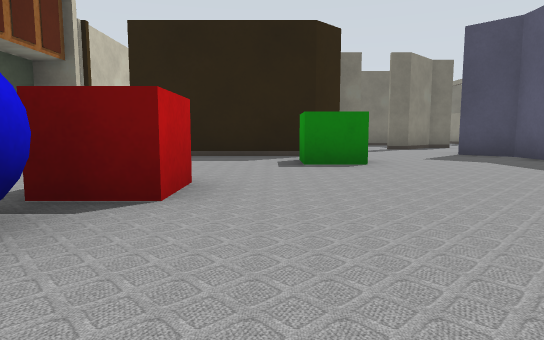
[1] (above)

17 first-person views from a walk through a robot-simulator world made for Gazebo. The camera is 0.5 m above the floor, tilts 6° down and sees 75° across. Floor lines are 1 m apart. The floor is counted in squares, 1 m on a side. Each view is taken from the middle of a square. On the plan, view 1 faces up. The plan holds only what a view shows up to about 9 squares ahead; the rest is blank. The place goes on beyond the plan. Some surface patterns are stand-ins.

[2]
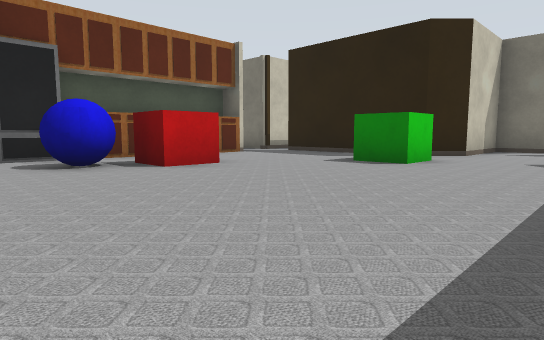

[3]
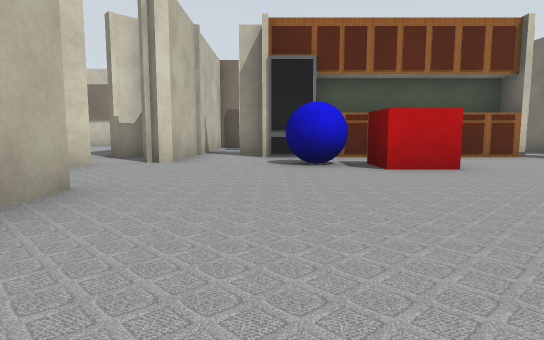

[4]
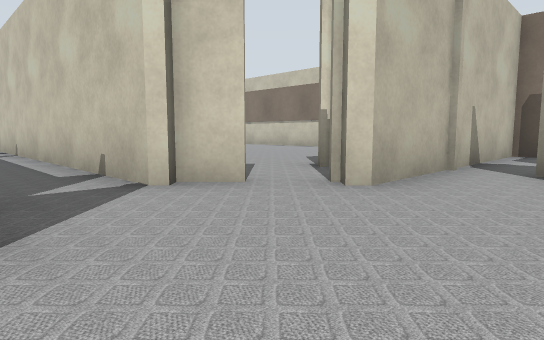

[5]
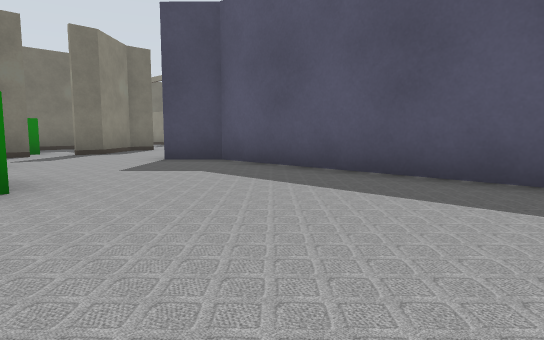

[6]
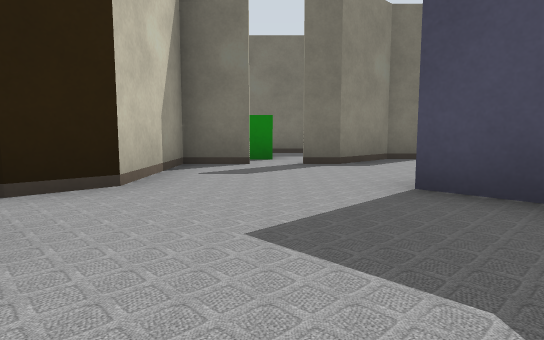

[7]
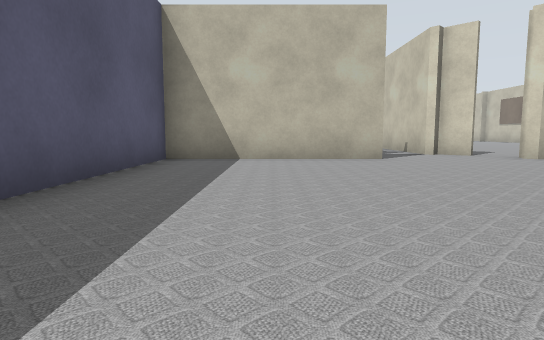

[8]
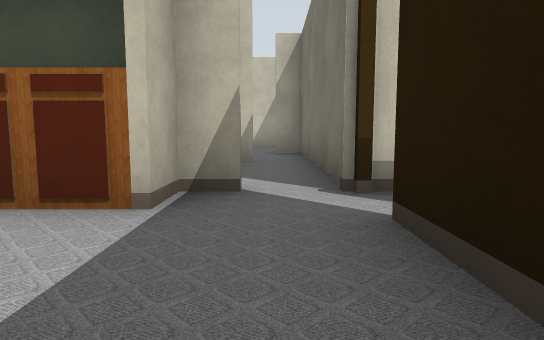

[9]
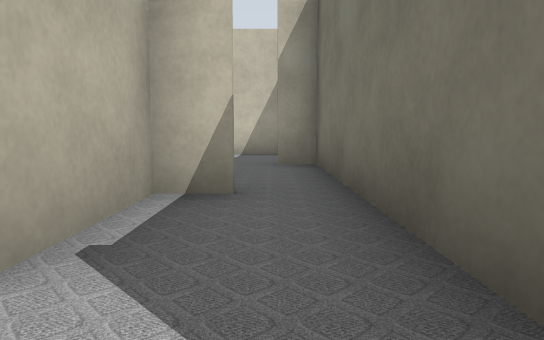

[10]
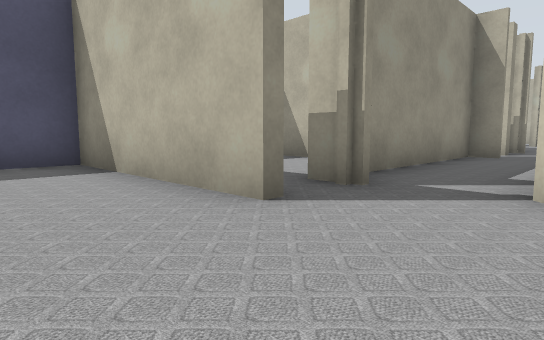

[11]
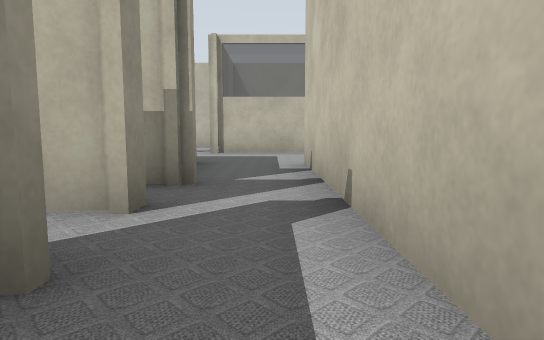

[12]
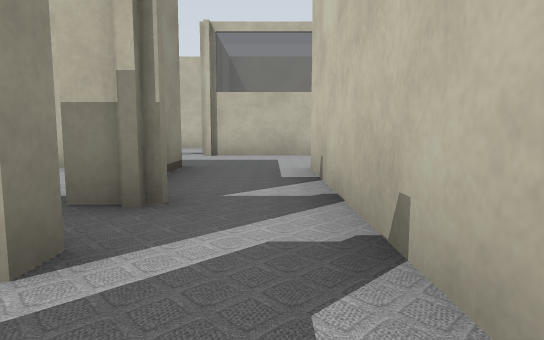

[13]
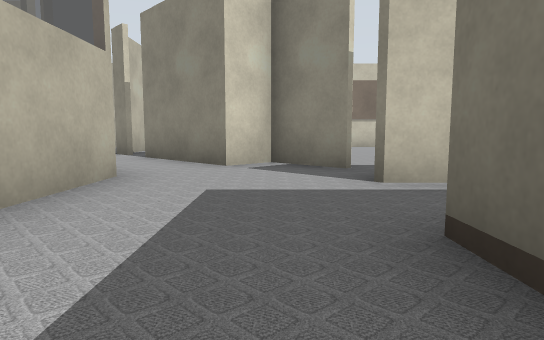

[14]
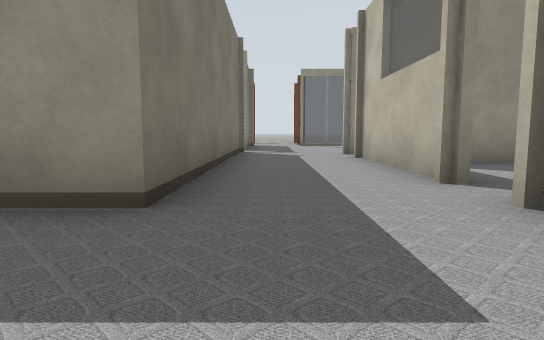

[15]
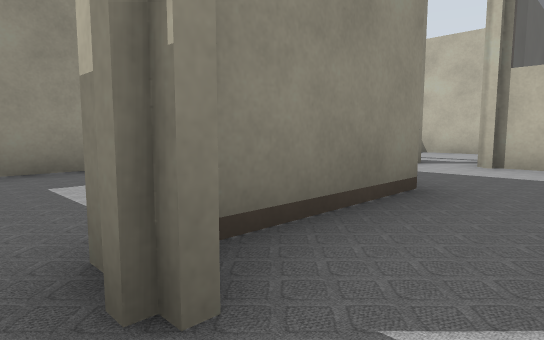

[16]
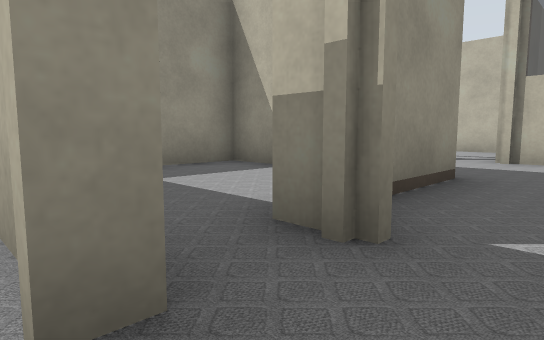

[17]
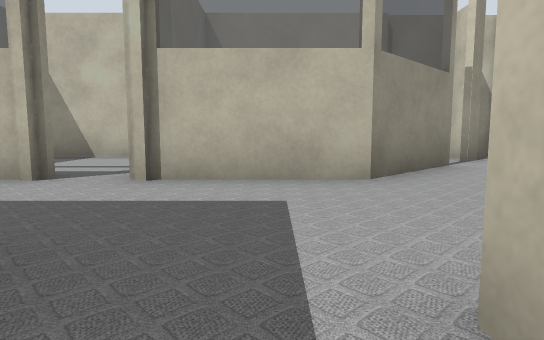

### Floor plan
Key: @ floor where view 1 was taken; # wall or solid block; x gap in a wall; . floor; = window, fence, low wall or low ledge; B green box; R red box; L blue ball.
Columns run from 10 left of view 1 to 5 right of it. Each row starts with its distance up from view 1.
 14             ###
 13             BB.
 12             BB #
 11            ##.##
 10            #....
  9            #...
  8 ############...#
  7 #..............#
  6    ####....B...#
  5       #........#
  4       #........#
  3       #.RR.....#
  2       #.L......#
  1       #xL......#
  0   #.......@....#
 -1   #######..#####
 -2        #.#.#
 -3          #.#
 -4          #.#
 -5          #.#
 -6          #.#
 -7          #.#
 -8          #.##
 -9          #.....
-10          #.#...#
-11          #.#...#
-12        ###.#####
-13        #........
-14        #........
-15        #===#.#=#
-16        #=# #...#
-17        #   #...#
-18        #   #####

Where each view was taken, in squares from view 1:
view 1: 0 up, 0 right, facing up
view 2: 0 up, 4 right, facing up-left
view 3: 1 up, 4 right, facing left
view 4: 1 up, 1 right, facing down-left
view 5: 2 up, 1 right, facing up-right
view 6: 5 up, 3 right, facing up
view 7: 6 up, 3 right, facing down
view 8: 7 up, 1 left, facing left
view 9: 7 up, 4 left, facing left
view 10: 1 up, 1 left, facing down-right
view 11: 6 down, 0 right, facing down
view 12: 7 down, 0 right, facing down
view 13: 13 down, 3 right, facing left
view 14: 13 down, 1 left, facing right
view 15: 9 down, 0 right, facing down-right
view 16: 8 down, 0 right, facing down-right
view 17: 11 down, 0 right, facing down
